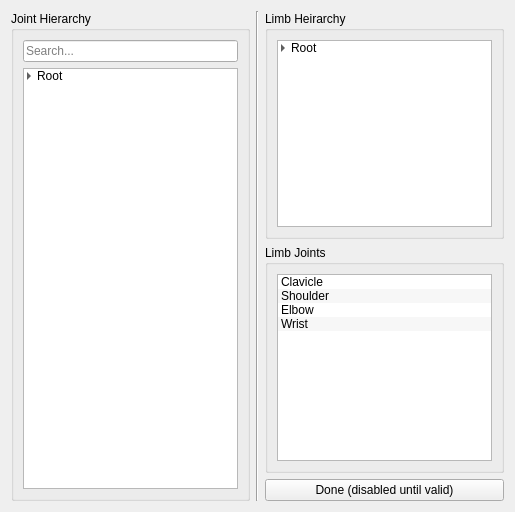
<?xml version="1.0" encoding="UTF-8"?>
<ui version="4.0">
 <class>Form</class>
 <widget class="QWidget" name="Form">
  <property name="geometry">
   <rect>
    <x>0</x>
    <y>0</y>
    <width>515</width>
    <height>512</height>
   </rect>
  </property>
  <property name="windowTitle">
   <string>Form</string>
  </property>
  <layout class="QVBoxLayout" name="verticalLayout">
   <item>
    <layout class="QHBoxLayout" name="horizontalLayout_135">
     <item>
      <layout class="QVBoxLayout" name="verticalLayout_143">
       <item>
        <widget class="QGroupBox" name="groupBox_75">
         <property name="title">
          <string>Joint Hierarchy</string>
         </property>
         <layout class="QVBoxLayout" name="verticalLayout_144">
          <item>
           <layout class="QVBoxLayout" name="verticalLayout_145">
            <item>
             <widget class="QLineEdit" name="lineEdit_32">
              <property name="placeholderText">
               <string>Search...</string>
              </property>
             </widget>
            </item>
            <item>
             <widget class="QTreeWidget" name="treeWidget_16">
              <property name="alternatingRowColors">
               <bool>true</bool>
              </property>
              <property name="indentation">
               <number>10</number>
              </property>
              <property name="headerHidden">
               <bool>true</bool>
              </property>
              <column>
               <property name="text">
                <string>1</string>
               </property>
              </column>
              <item>
               <property name="text">
                <string>Root</string>
               </property>
               <item>
                <property name="text">
                 <string>Spine_01</string>
                </property>
                <item>
                 <property name="text">
                  <string>Spine_02</string>
                 </property>
                 <item>
                  <property name="text">
                   <string>CLV [R]</string>
                  </property>
                  <item>
                   <property name="text">
                    <string>SLD [R]</string>
                   </property>
                   <item>
                    <property name="text">
                     <string>ELB [R]</string>
                    </property>
                    <item>
                     <property name="text">
                      <string>WRS [R]</string>
                     </property>
                    </item>
                   </item>
                  </item>
                 </item>
                 <item>
                  <property name="text">
                   <string>CLV [L]</string>
                  </property>
                  <item>
                   <property name="text">
                    <string>SLD [L]</string>
                   </property>
                   <item>
                    <property name="text">
                     <string>ELB [L]</string>
                    </property>
                    <item>
                     <property name="text">
                      <string>WRS [L]</string>
                     </property>
                    </item>
                   </item>
                  </item>
                 </item>
                </item>
               </item>
              </item>
             </widget>
            </item>
           </layout>
          </item>
         </layout>
        </widget>
       </item>
      </layout>
     </item>
     <item>
      <widget class="Line" name="line_37">
       <property name="orientation">
        <enum>Qt::Vertical</enum>
       </property>
      </widget>
     </item>
     <item>
      <layout class="QVBoxLayout" name="verticalLayout_146">
       <item>
        <widget class="QGroupBox" name="groupBox_76">
         <property name="title">
          <string>Limb Heirarchy</string>
         </property>
         <layout class="QHBoxLayout" name="horizontalLayout_136">
          <item>
           <layout class="QVBoxLayout" name="verticalLayout_147">
            <item>
             <widget class="QTreeWidget" name="treeWidget_6">
              <property name="autoScrollMargin">
               <number>16</number>
              </property>
              <property name="alternatingRowColors">
               <bool>true</bool>
              </property>
              <property name="selectionMode">
               <enum>QAbstractItemView::ExtendedSelection</enum>
              </property>
              <property name="autoExpandDelay">
               <number>-1</number>
              </property>
              <property name="indentation">
               <number>10</number>
              </property>
              <property name="headerHidden">
               <bool>true</bool>
              </property>
              <column>
               <property name="text">
                <string notr="true">1</string>
               </property>
              </column>
              <item>
               <property name="text">
                <string>Root</string>
               </property>
               <item>
                <property name="text">
                 <string>Spine</string>
                </property>
                <item>
                 <property name="text">
                  <string>Arm (M)</string>
                 </property>
                 <item>
                  <property name="text">
                   <string>Hand</string>
                  </property>
                 </item>
                </item>
                <item>
                 <property name="text">
                  <string>Head</string>
                 </property>
                </item>
                <item>
                 <property name="text">
                  <string>Leg (M)</string>
                 </property>
                </item>
                <item>
                 <property name="text">
                  <string>Tail</string>
                 </property>
                </item>
               </item>
              </item>
             </widget>
            </item>
           </layout>
          </item>
         </layout>
        </widget>
       </item>
       <item>
        <widget class="QGroupBox" name="groupBox_77">
         <property name="title">
          <string>Limb Joints</string>
         </property>
         <layout class="QVBoxLayout" name="verticalLayout_148">
          <item>
           <layout class="QVBoxLayout" name="verticalLayout_149">
            <item>
             <widget class="QListWidget" name="listWidget_21">
              <property name="dragDropMode">
               <enum>QAbstractItemView::InternalMove</enum>
              </property>
              <property name="alternatingRowColors">
               <bool>true</bool>
              </property>
              <property name="selectionMode">
               <enum>QAbstractItemView::ExtendedSelection</enum>
              </property>
              <item>
               <property name="text">
                <string>Clavicle</string>
               </property>
              </item>
              <item>
               <property name="text">
                <string>Shoulder</string>
               </property>
              </item>
              <item>
               <property name="text">
                <string>Elbow</string>
               </property>
              </item>
              <item>
               <property name="text">
                <string>Wrist</string>
               </property>
               <property name="flags">
                <set>ItemIsSelectable|ItemIsEditable|ItemIsDragEnabled|ItemIsUserCheckable|ItemIsEnabled</set>
               </property>
              </item>
             </widget>
            </item>
           </layout>
          </item>
         </layout>
        </widget>
       </item>
       <item>
        <widget class="QPushButton" name="pushButton_36">
         <property name="text">
          <string>Done (disabled until valid)</string>
         </property>
        </widget>
       </item>
      </layout>
     </item>
    </layout>
   </item>
  </layout>
 </widget>
 <resources/>
 <connections/>
</ui>
